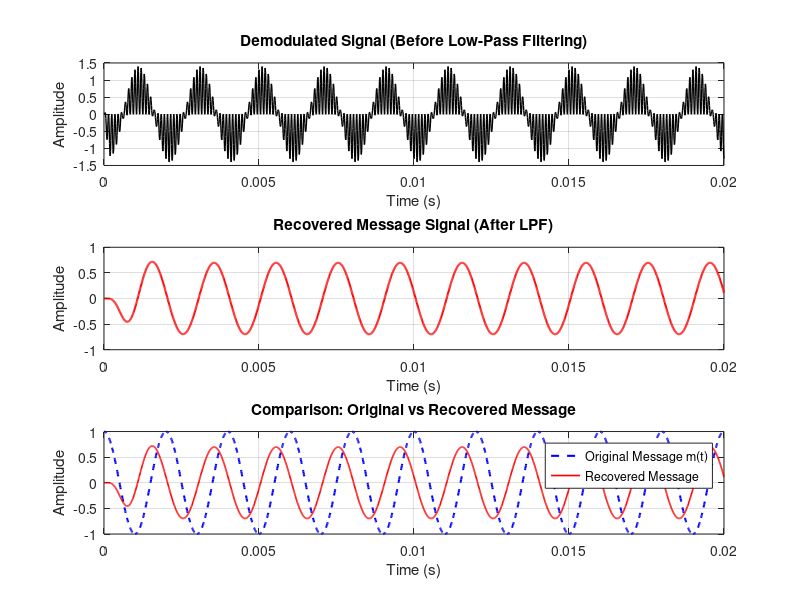

This figure's MATLAB source:
%% EXP 3 - Objective 2: Coherent Demodulation & Waveform Comparison
clc;
clear;
close all;

% Parameters
fs = 100000;          % Sampling frequency (Hz)
t = 0:1/fs:0.02;      % Time vector
fm = 500;             % Message frequency (Hz)
fc = 5000;            % Carrier frequency (Hz)

% Transmitted Signals
m = cos(2 * pi * fm * t);
c = cos(2 * pi * fc * t);
dsb = m .* c;

% VSB Filtering
[b, a] = butter(4, fc / (fs / 2));
vsb = filter(b, a, dsb);

% Step 1: Coherent Demodulation (Synchronous Carrier Mixing)
demod = vsb .* (2 * cos(2 * pi * fc * t));

% Step 2: Low-Pass Filter (Cutoff at 1000 Hz to recover 500 Hz message)
[b1, a1] = butter(4, 1000 / (fs / 2));
rec = filter(b1, a1, demod);

% Comparison & Signal Verification
figure('Name', 'Objective 2: Coherent Demodulation & Recovery', 'NumberTitle', 'off');

subplot(3,1,1);
plot(t, demod, 'k', 'LineWidth', 1);
title('Demodulated Signal (Before Low-Pass Filtering)');
xlabel('Time (s)'); ylabel('Amplitude');
grid on;

subplot(3,1,2);
plot(t, rec, 'r', 'LineWidth', 1.5);
title('Recovered Message Signal (After LPF)');
xlabel('Time (s)'); ylabel('Amplitude');
grid on;

subplot(3,1,3);
plot(t, m, 'b--', 'LineWidth', 1.5); hold on;
plot(t, rec, 'r', 'LineWidth', 1.2);
legend('Original Message m(t)', 'Recovered Message', 'Location', 'northeast');
title('Comparison: Original vs Recovered Message');
xlabel('Time (s)'); ylabel('Amplitude');
grid on;

fprintf('--- Objective 2 Verification ---\n');
fprintf('Message Frequency : %d Hz\n', fm);
fprintf('Carrier Frequency : %d Hz\n', fc);
fprintf('Coherent demodulation and LPF reconstruction completed successfully.\n');
